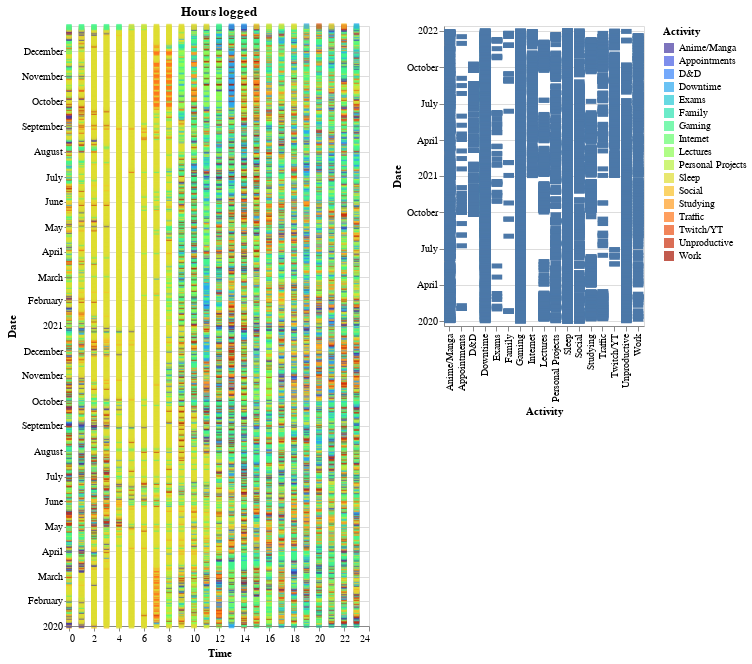

The code cell stored with this chart in its notebook:
### Code cell
brush = alt.selection_interval()
c1 = alt.Chart(df).mark_square().encode(
    x="Time",
    y="Date",
    color= alt.Color("Activity", scale=alt.Scale(scheme="turbo")),
    tooltip = ["Activity","Date"]
).properties(
    title="Hours logged",
    height=600,
    width=300
).add_selection(brush)
c2 = alt.Chart(df).mark_bar().encode(
    x="Activity",
    y="Date"
    #color= alt.Color("Activity", scale=alt.Scale(scheme="turbo")),
    #tooltip = ["Activity","Date"]
).properties(
    width=200
).transform_filter(brush)

c1|c2

### Figure 1 — Vega-Lite specification as saved in the notebook (floating-point values rounded to 4 significant figures; data arrays with more than 128 entries replaced by an {"elided": "..."} marker saying what was removed)
{"config": {"view": {"continuousWidth": 400, "continuousHeight": 300}}, "hconcat": [{"mark": "square", "encoding": {"color": {"field": "Activity", "scale": {"scheme": "turbo"}, "type": "nominal"}, "tooltip": [{"field": "Activity", "type": "nominal"}, {"field": "Date", "type": "temporal"}], "x": {"field": "Time", "type": "quantitative"}, "y": {"field": "Date", "type": "temporal"}}, "height": 600, "selection": {"selector001": {"type": "interval"}}, "title": "Hours logged", "width": 300}, {"mark": "bar", "encoding": {"x": {"field": "Activity", "type": "nominal"}, "y": {"field": "Date", "type": "temporal"}}, "transform": [{"filter": {"selection": "selector001"}}], "width": 200}], "data": {"name": "data-11d9c040cd2a0340dfabd2bb7fbb84a8"}, "$schema": "https://vega.github.io/schema/vega-lite/v4.17.0.json", "datasets": {"data-11d9c040cd2a0340dfabd2bb7fbb84a8": {"elided": "17544 records"}}}
